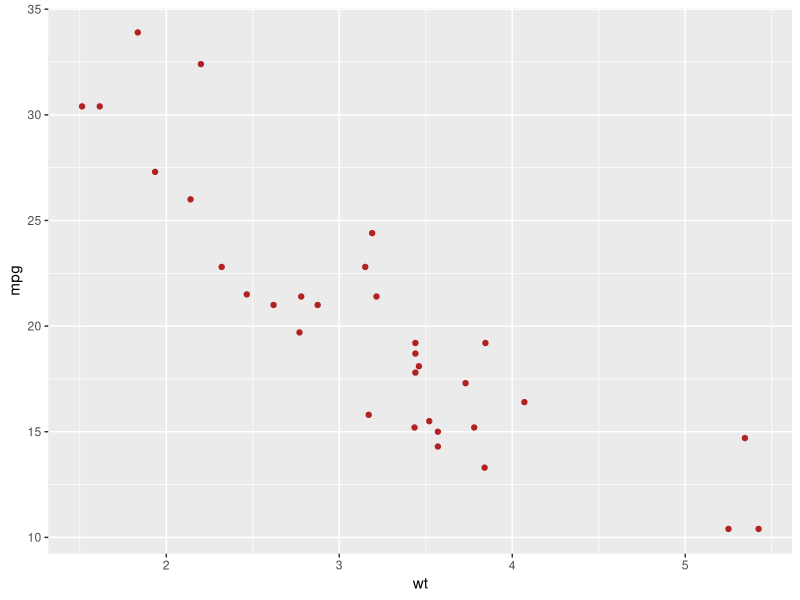
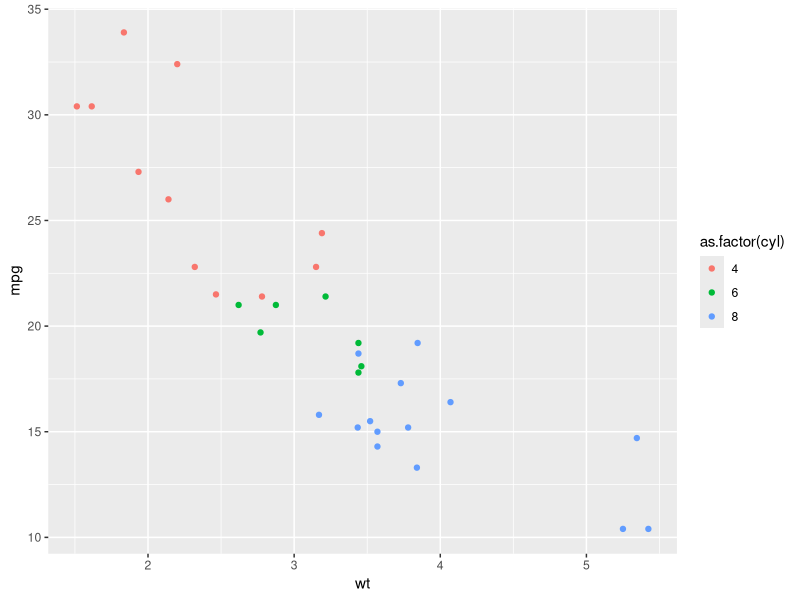
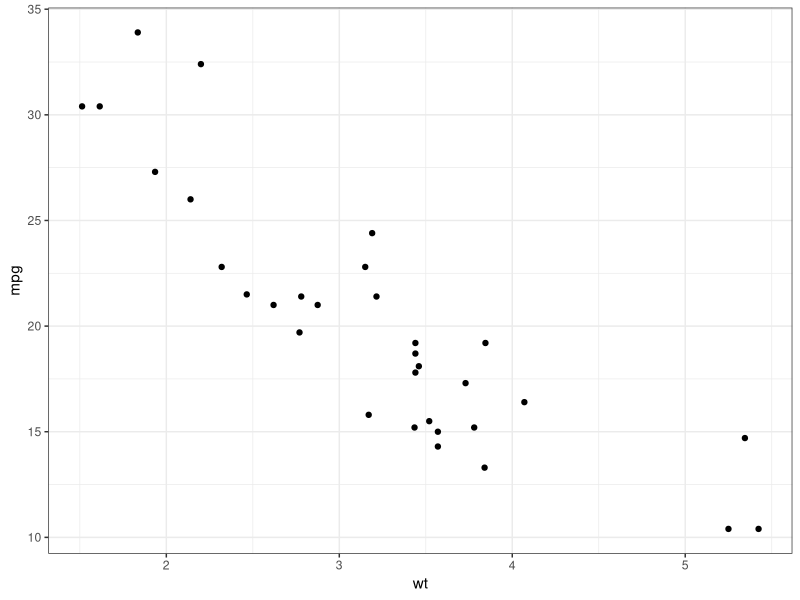
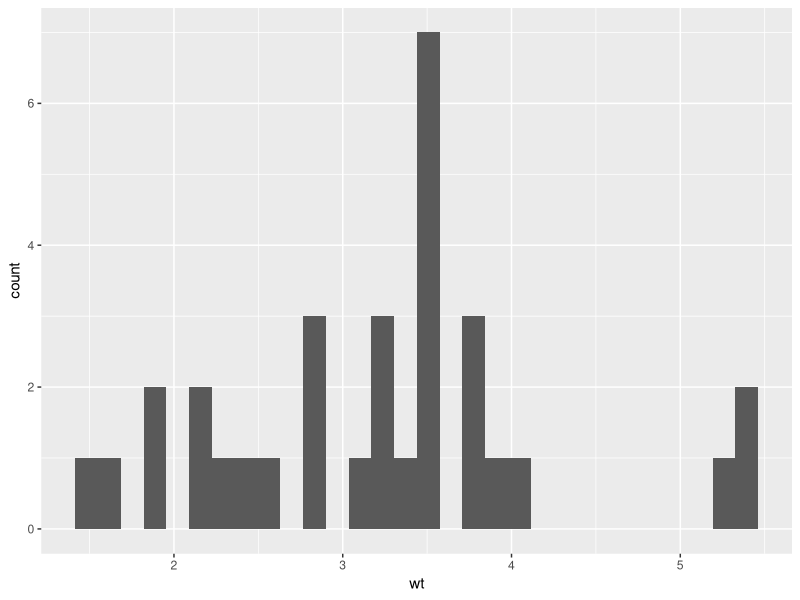

The R source for these figures, in order:
# ggplot2

library(ggplot2)



ggplot(mtcars) + 
    geom_point(aes(x=wt, y=mpg), color="firebrick")

ggplot(mtcars) + 
    geom_point(aes(x=wt, y=mpg, color=as.factor(cyl)))

ggplot(mtcars, aes(wt, mpg)) + 
    geom_point() + 
    theme_bw()

ggplot(mtcars) + geom_histogram(aes(wt))




## PRACTICE QUESTIONS

    # 1. # Use the 'diamonds' dataset in the 'ggplot2' to make the following plot:
        # x is 'log(carat)'
        # y is 'log(price)'
        # color the points with a different color for each level of 'clarity'
        # add a title
